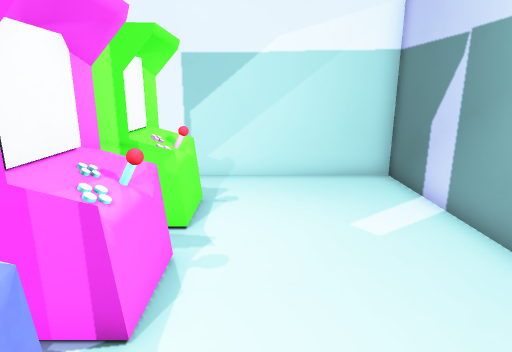
View 1 (above)

12 first-person views from a walk through a level from a Godot 3-D game. The camera is 1.4 m above the floor, tilts 14° down and sees 75° across. The floor is counted in squares, 0.5 m on a side. Each view is taken from the middle of a square. On the plan, view 1 faces up. The plan holds only what a view shows up to about 20 squares ahead; the rest is blank. Surface patterns are stand-ins for the level's own textures.

View 2
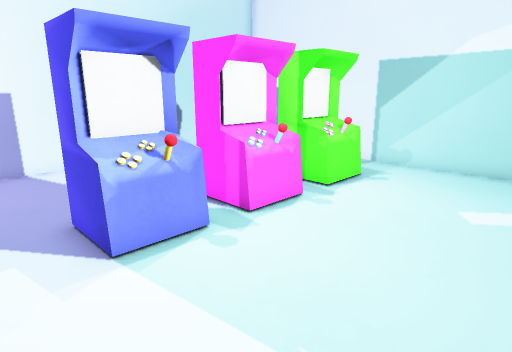

View 3
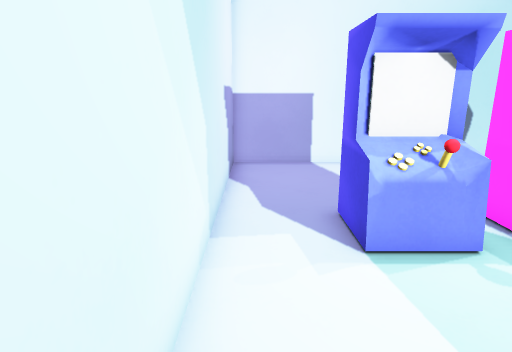

View 4
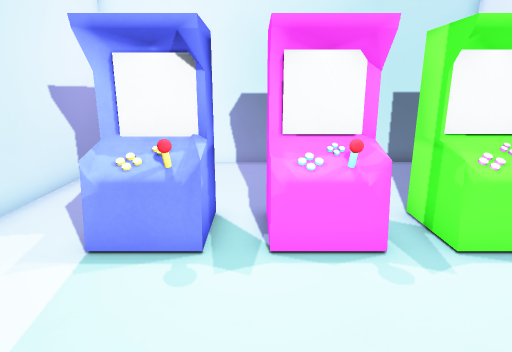

View 5
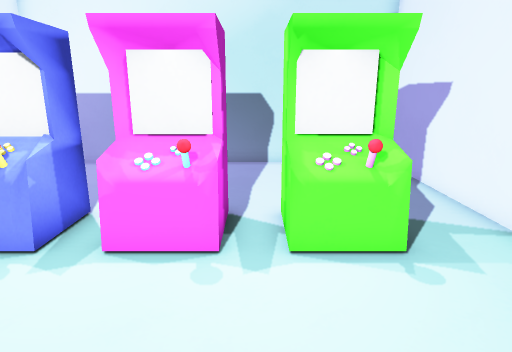

View 6
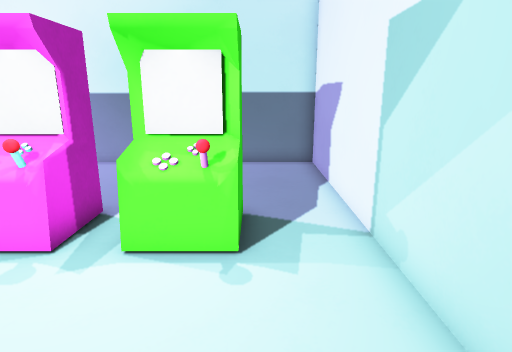

View 7
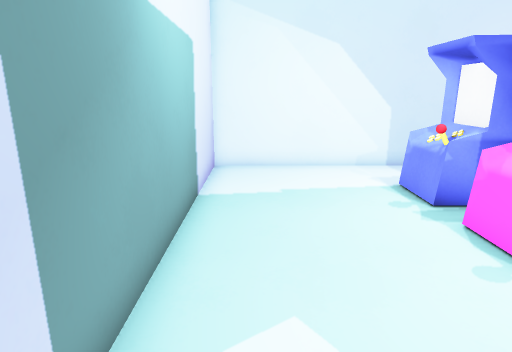

View 8
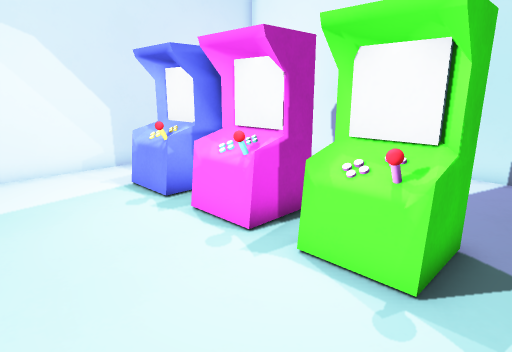

View 9
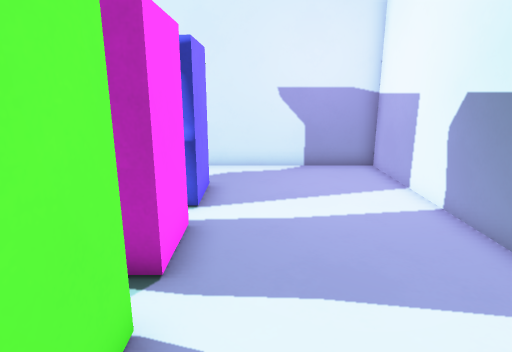

View 10
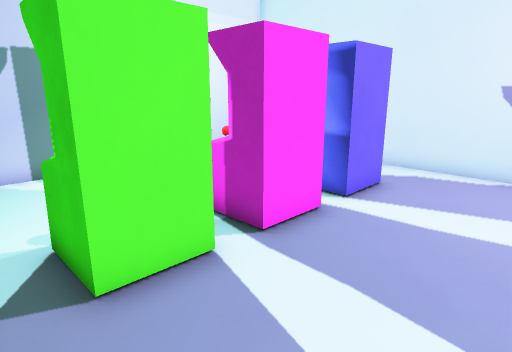

View 11
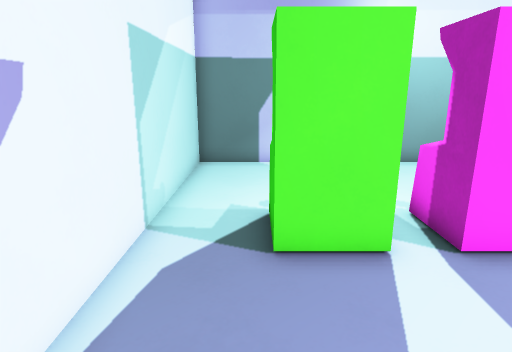

View 12
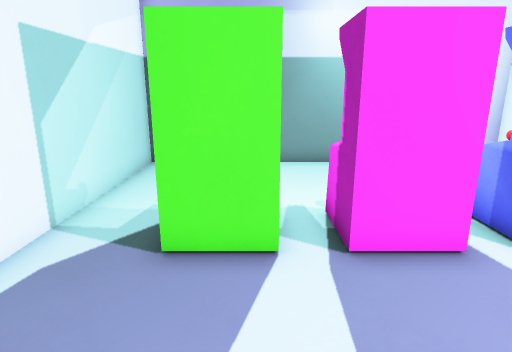

### Floor plan
Key: @ floor where view 1 was taken; # wall or solid block; . floor; = window, fence, low wall or low ledge; T thing the floor can be seen under or through.
Columns run from 10 left of view 1 to 5 right of it. Each row starts with its distance up from view 1.
 11 ################
 10 #..............#
  9 #......#=......#
  8 #.....###......#
  7 #.....###......#
  6 #..............#
  5 #.....###......#
  4 #.....###......#
  3 #......TT......#
  2 #.....TTT......#
  1 #.....TTT .....#
  0 #.....TT= @....#
 -1 #..............#
 -2 #..............#
 -3 ################

Positions as (right, up) in squares from view 1, and headings:
1: (0, 0), facing up
2: (4, -2), facing up-left
3: (4, -2), facing left
4: (4, 3), facing left
5: (4, 6), facing left
6: (4, 9), facing left
7: (3, 10), facing down
8: (3, 10), facing down-left
9: (-5, 10), facing down
10: (-8, 10), facing down-right
11: (-9, 9), facing right
12: (-9, 7), facing right
